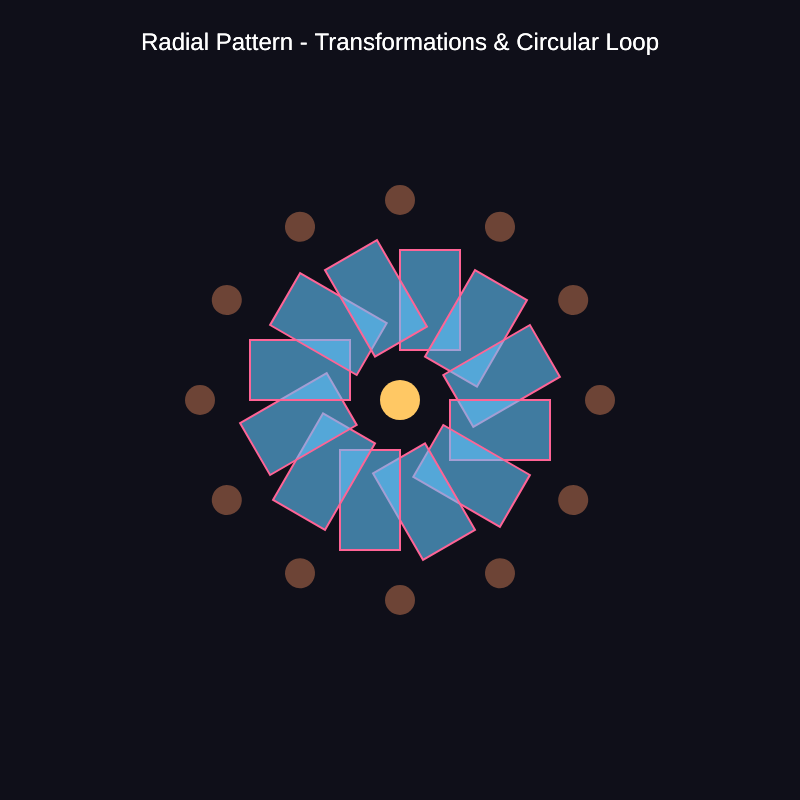
Frame 1 (no input)
Frame 2 (the mouse pressed at the canvas centre, redrawn once): identical to frame 1, image omitted

The p5.js sketch that drew this single still picture (run headless with seeded random() and noise() and a simulated clock; the mouse was pressed at the canvas centre and the sketch redrawn once):

// p5.js sketch
// ── sketch.js
function setup() {
  createCanvas(800, 800);
  noLoop(); // Static mandala pattern
}

function draw() {
  background(15, 15, 25);
  
  // Title first
  fill(255);
  textAlign(CENTER);
  textSize(24);
  text("Radial Pattern - Transformations & Circular Loop", width/2, 50);
  
  // Move the origin to the center of the canvas
  push();
  translate(width/2, height/2);
  
  // Set drawing properties
  stroke(255, 100, 150);
  strokeWeight(2);
  fill(100, 200, 255, 150);
  
  // Number of elements in the radial pattern
  let numElements = 12;
  
  // Loop to create radial pattern
  for (let i = 0; i < numElements; i++) {
    // Save the current transformation state
    push();
    
    // Rotate the canvas for each iteration
    // TWO_PI divided by numElements gives us equal spacing
    rotate(TWO_PI / numElements * i);
    
    // Draw a shape at this rotation
    // The shape will be drawn at the same position each time,
    // but the canvas rotation makes it appear in different places
    fill(100, 200, 255, 150);
    stroke(255, 100, 150);
    rect(0, -150, 60, 100);
    
    // Draw an additional decorative element
    fill(255, 150, 100, 100);
    noStroke();
    ellipse(0, -200, 30, 30);
    
    // Restore the transformation state
    pop();
  }
  
  // Add a center circle
  fill(255, 200, 100);
  noStroke();
  circle(0, 0, 40);
  
  // Title (draw before translate to avoid transformation issues)
  pop(); // Close the main translate
  
  fill(255);
  textAlign(CENTER);
  textSize(24);
  text("Radial Pattern - Transformations & Circular Loop", width/2, 50);
}
// ── style.css
html, body {
  margin: 0;
  padding: 0;
  display: grid;
  place-content: center center;
  height: 100vh;
  background: #0a0a0a;
}

canvas {
  display: block;
  border: 3px solid #FF6B9D;
  border-radius: 1em;
}
